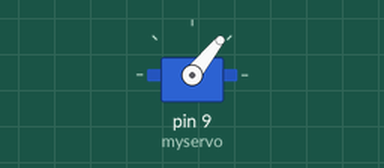
The sketch below on a simulated Arduino Uno, built with avr-gcc and run on an emulated ATmega328P. On the bench: servo. What the sketch prints to the serial monitor is not drawn.

Above: at 0.05 s.
At 6.0 s:
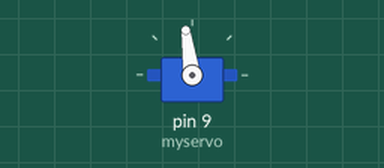
Timing chart, 0 to 7.8 s (numbered marks = the images above):
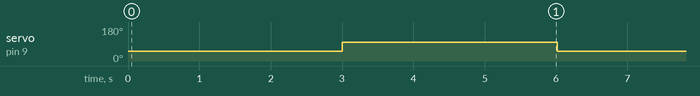

Measured:
- by itself, servo on pin 9 (myservo): alternates 98° for 3.0 s and 51° for 3.0 s

The sketch:

potServoCtrl.ino
```cpp
#include <Servo.h>

Servo myservo;  // create servo object to control a servo
int potPin = A0; // analog pin used to connect the potentiometer
int val,var;    // variable to read the value from the analog pin

void setup() {
  Serial.begin(9600);  // initialize serial communication at 9600 bits per second
  myservo.attach(9);  // attaches the servo on pin 9 to the servo object
}

void loop() {
  // var = analogRead(potPin);            // read the value from the potentiometer
  // val = map(var, 0, 1023, 0, 180);    // map the potentiometer value from 0-1023 to 0-180
  myservo.write(51);
  delay(3000);
  myservo.write(98);
  delay(3000);                 // set the servo position based on the mapped value

  // Serial.print("Potentiometer Value: ");
  // Serial.print(analogRead(potPin));
  Serial.print(" Servo Position: ");
  Serial.println(val);              // print the potentiometer value and the servo position to the serial monitor

  delay(15);                          // wait for the servo to move to the desired position
}
```
